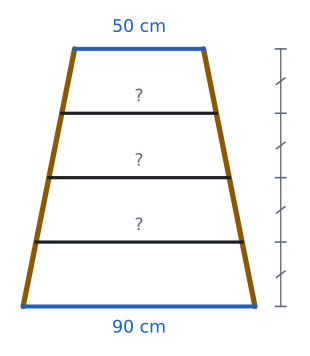

The script that drew this image:
# Alıştırma 8: yan kenarları düz, 5 rafı eşit aralıklı yamuk kitaplık. Alt raf 90 cm, üst raf 50 cm → raflar 90, 80, 70, 60, 50; toplam 350 cm.
import sys; sys.path.insert(0, "tools")
from cizim import *

P = lambda x, y: np.array([float(x), float(y)])
uz = lambda U, V: round(float(np.linalg.norm(U - V)), 4)
def acisi(K, U, V):
    u, v = U - K, V - K
    return round(float(np.degrees(np.arccos(np.dot(u, v) / np.linalg.norm(u) / np.linalg.norm(v)))), 3)
def kesis(p, u, q, v):
    t = np.linalg.solve(np.array([u, -v]).T, q - p); return p + t[0] * u
def paralel_isareti(U, V, renk=SOLUK, k=0.18, f=0.5):
    M = U + f * (V - U); t = (V - U) / np.linalg.norm(V - U)
    ax.annotate("", xy=M + k * t, xytext=M - k * t, arrowprops=dict(arrowstyle="-|>", color=renk, lw=1.4, mutation_scale=14))
def cetik(U, V, n=1, renk=SOLUK, L=0.16):
    M = (U + V) / 2; t = (V - U) / np.linalg.norm(V - U); m = np.array([-t[1], t[0]])
    for i in range(n):
        c = M + (i - (n - 1) / 2) * 0.13 * t
        ax.plot(*zip(c - L * m, c + L * m), color=renk, lw=1.5)
def olcu(U, V, metin, d=0.3, renk=YAZI, fs=13):
    """[UV] parçasının ortasına, U→V yönünün soluna d kadar uzağa yazı (d < 0: sağına)."""
    M = (U + V) / 2; t = (V - U) / np.linalg.norm(V - U); m = np.array([-t[1], t[0]])
    ax.text(*(M + d * m), metin, ha="center", va="center", color=renk, fontsize=fs)
def dik_isareti(K, U, V, r=0.28):
    a_ = (U - K) / np.linalg.norm(U - K) * r; b_ = (V - K) / np.linalg.norm(V - K) * r
    ax.plot(*zip(K + a_, K + a_ + b_, K + b_), color=SOLUK, lw=1.3)

A, B, C, D = P(0, 0), P(90, 0), P(70, 100), P(20, 100)
raflar = []
for i in range(5):
    y = 25 * i
    sol = A + (D - A) * y / 100; sag = B + (C - B) * y / 100
    raflar.append((sol, sag))
print("raflar", [uz(s_, g_) for s_, g_ in raflar], "toplam", sum(uz(s_, g_) for s_, g_ in raflar))

fig, ax = sekil(4.6, 4.6)
ax.set_aspect("equal"); ax.axis("off")
ax.plot(*zip(A, D), color=SARI, lw=4, solid_capstyle="round"); ax.plot(*zip(B, C), color=SARI, lw=4, solid_capstyle="round")
for i, (s_, g_) in enumerate(raflar):
    ax.plot(*zip(s_, g_), color=MAVI if i in (0, 4) else YAZI, lw=3 if i in (0, 4) else 2.4)
ax.text(45, -5, "90 cm", ha="center", va="top", color=MAVI, fontsize=13)
ax.text(45, 105, "50 cm", ha="center", va="bottom", color=MAVI, fontsize=13)
for i in range(1, 4):
    ax.text(45, 25 * i + 3, "?", ha="center", va="bottom", color=SOLUK, fontsize=13)
# eşit aralık işareti (sağda)
x = 100
ax.plot([x, x], [0, 100], color=SOLUK, lw=1)
for i in range(5): ax.plot([x - 2, x + 2], [25 * i, 25 * i], color=SOLUK, lw=1.2)
for i in range(4):
    yy = 25 * i + 12.5
    ax.plot([x - 1.6, x + 1.6], [yy - 1.2, yy + 1.2], color=SOLUK, lw=1.2)
ax.set_xlim(-6, 108); ax.set_ylim(-16, 116)
kaydet(fig, __file__)
